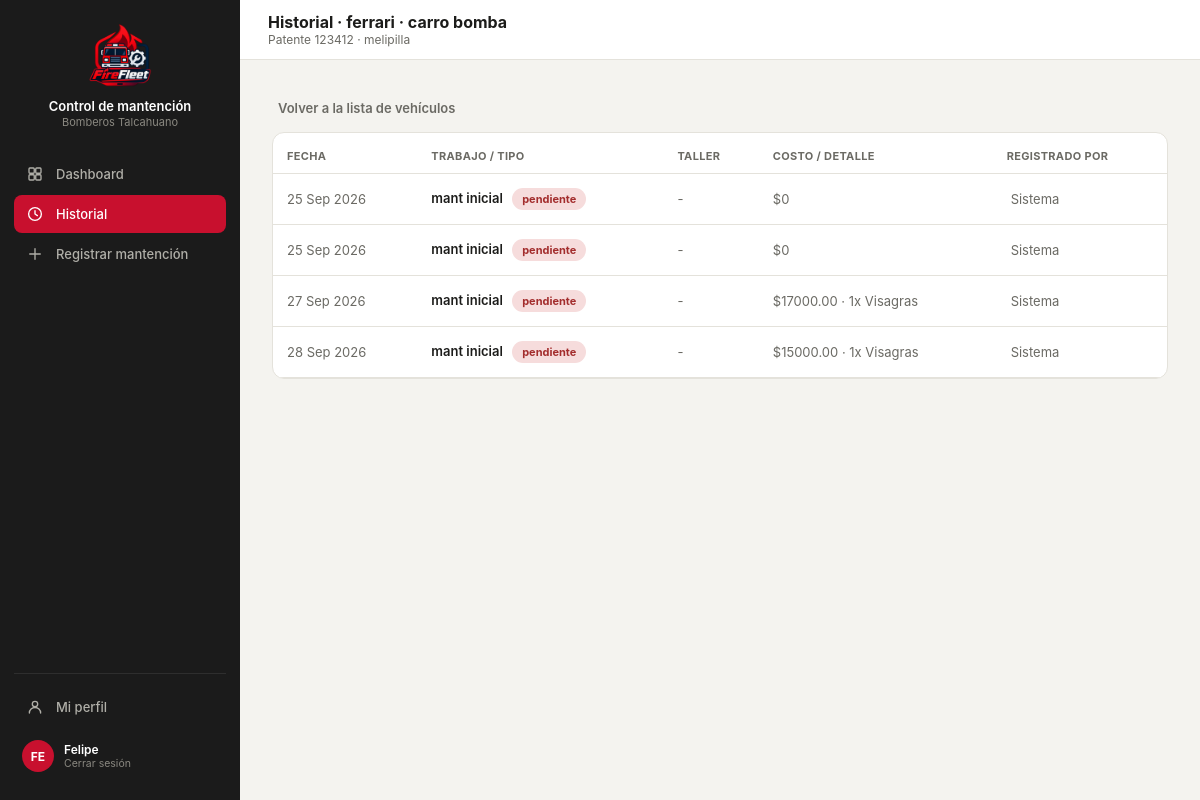
Before: /detalle/1/ (signed in) with the older database file.
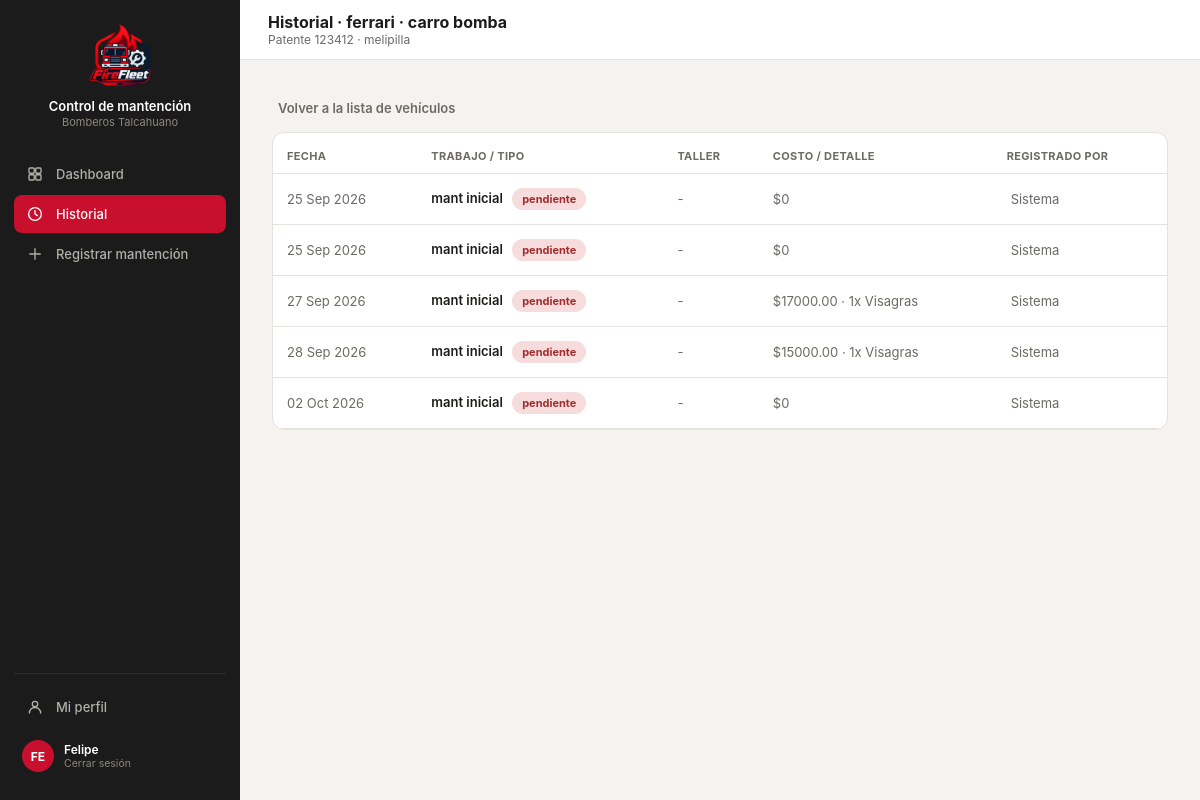
After: the same page with the newer database file.
### core/models.py (models this page shows, shortened)
class Mantencion(models.Model):
    id_mant = models.AutoField(primary_key=True)
    id_vehi = models.ForeignKey(
        Vehiculo, on_delete=models.CASCADE, db_column="id_vehi", related_name="mantenciones",
    )
    id_tipo = models.ForeignKey(
        TipoMantencion, on_delete=models.PROTECT, db_column="id_tipo", related_name="mantenciones",
    )
    descripcion = models.TextField(blank=True, default='')
    fecha_in = models.DateField(auto_now_add=True)
    fecha_ter = models.DateField(null=True, blank=True)
    estado = models.CharField(max_length=30, default="pendiente")
    costo_t = models.DecimalField(max_digits=12, decimal_places=2, default=0)
    respon = models.CharField(max_length=120, blank=True)
    class Meta:
        db_table = "mantencion"

class TipoMantencion(models.Model):
    id_tipo = models.AutoField(primary_key=True)
    nombre = models.CharField(max_length=100)
    categ = models.CharField(max_length=50, blank=True)
    perio = models.CharField(max_length=50, blank=True)
    class Meta:
        db_table = "tipomantencion"
        verbose_name = "Tipo de mantención"
        verbose_name_plural = "Tipos de mantención"

class MantencionInsu(models.Model):
    id_mant = models.ForeignKey(
        Mantencion, on_delete=models.CASCADE, db_column="id_mant", related_name="insumos_usados",
    )
    id_insu = models.ForeignKey(
        Insumo, on_delete=models.PROTECT, db_column="id_insu", related_name="mantenciones",
    )
    cant = models.DecimalField(max_digits=10, decimal_places=2, default=1)
    costo_aso = models.DecimalField(max_digits=12, decimal_places=2, default=0)
    class Meta:
        db_table = "mantencion_insu"
        unique_together = (('id_mant', 'id_insu'),)

class Insumo(models.Model):
    id_insu = models.AutoField(primary_key=True)
    nombre = models.CharField(max_length=150)
    tipo_i = models.CharField(max_length=80, blank=True)
    unidad_m = models.CharField(max_length=20, blank=True)
    costo_uni = models.DecimalField(max_digits=12, decimal_places=2, default=0)
    stock = models.IntegerField(default=0)
    class Meta:
        db_table = "insumo"

### core/views.py (the view)
# urls.py: path('detalle/<int:vehiculo_id>/', views.detalle, name='detalle'),
@login_required(login_url='index')
def detalle(request, vehiculo_id):
    vehiculo = get_object_or_404(Vehiculo, pk=vehiculo_id)
    mantenciones = Mantencion.objects.filter(id_vehi=vehiculo)
    context = {
        'vehiculo': vehiculo,
        'mantenciones': mantenciones,
    }
    return render(request, 'core/historial-detalle.html', context)

### core/templates/core/historial-detalle.html (shortened to what the changed rows need)
{% load static %}
<!DOCTYPE html>
<html lang="es">
<head>
<link rel="stylesheet" href="https://cdnjs.cloudflare.com/ajax/libs/tabler-icons/2.44.0/iconfont/tabler-icons.min.css">
<link rel="stylesheet" href="{% static 'styles.css' %}">
</head>
<body>
<div class="layout">
  <div class="main">
    <div class="topbar">
      <div style="display:flex; align-items:center; gap:12px;">
        <div>
          <h2 id="topbar-title">Historial · {{ vehiculo.modelo }} · {{ vehiculo.tipo_v }}</h2>
        </div>
      </div>
    </div>
    <div class="content" id="content">
      {% if mantenciones %}
        <div class="card" style="padding:0; overflow:hidden;">
          <table>
            <thead>
              <tr>
                <th>Fecha</th>
                <th>Trabajo / Tipo</th>
                <th>Taller</th>
                <th>Costo / detalle</th>
                <th>Registrado por</th>
              </tr>
            </thead>
            <tbody>
              {% for m in mantenciones %}
              <tr>
                <td style="color:var(--text2); white-space:nowrap;">{{ m.fecha_in|date:"d M Y" }}</td>
                <td style="font-weight:600;">
                  {{ m.id_tipo.nombre|default:"Sin especificar" }}
                  {% if m.estado %}
  {% if m.estado == 'Preventiva' or m.estado == 'Completada' %}
    <span class="pill" style="margin-left:6px; background:var(--green-bg); color:var(--green);">
  {% else %}
    <span class="pill" style="margin-left:6px; background:var(--danger-bg); color:var(--danger);">
  {% endif %}
      {{ m.estado }}
    </span>
{% endif %}
                </td>
                <td style="color:var(--text2);">{{ m.respon|default:"-" }}</td>
                <td style="color:var(--text2);">
                  ${{ m.costo_t|default:0 }}
      {% if m.insumos_usados.all %}
        ·
        {% for i in m.insumos_usados.all %}
          {{ i.cant|floatformat:"-2" }}x {{ i.id_insu.nombre }}{% if not forloop.last %}, {% endif %}
        {% endfor %}
      {% endif %}
    </td>
                <td style="color:var(--text2); white-space:nowrap;">
                  {{ m.empleados_asignados|default:"Sistema" }}
                </td>
              </tr>
              {% endfor %}
            </tbody>
          </table>
        </div>
      {% else %}
        <div class="card" style="text-align:center; padding:50px 20px; color:var(--text2);">
          <i class="ti ti-file-off" style="font-size:28px;"></i>
          <p style="font-size:13px; margin:10px 0 0;">Este vehículo aún no tiene mantenciones registradas.</p>
        </div>
      {% endif %}
    </div>
  </div>
</div>
</body>
</html>

Changed rows visible on the page:
added Mantencion: fecha_in "02 Oct 2026", id_tipo.nombre "mant inicial", estado "pendiente", respon "-", costo_t "0", empleados_asignados "Sistema"
